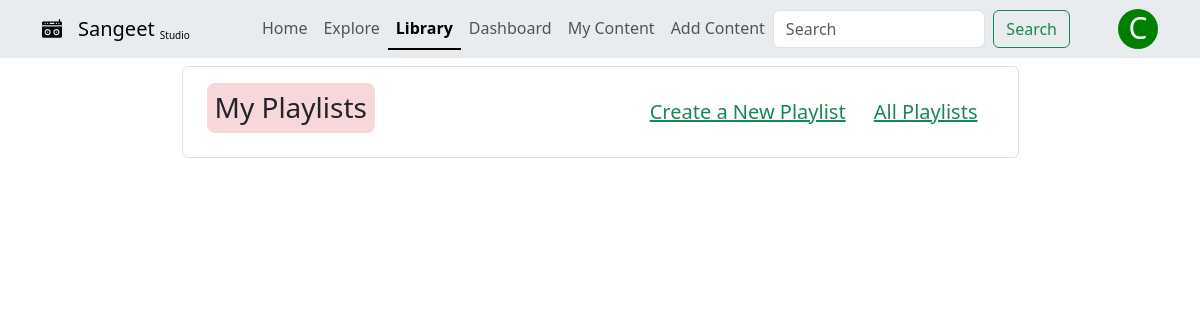
/library (signed in), run on an earlier commit of the app's database.
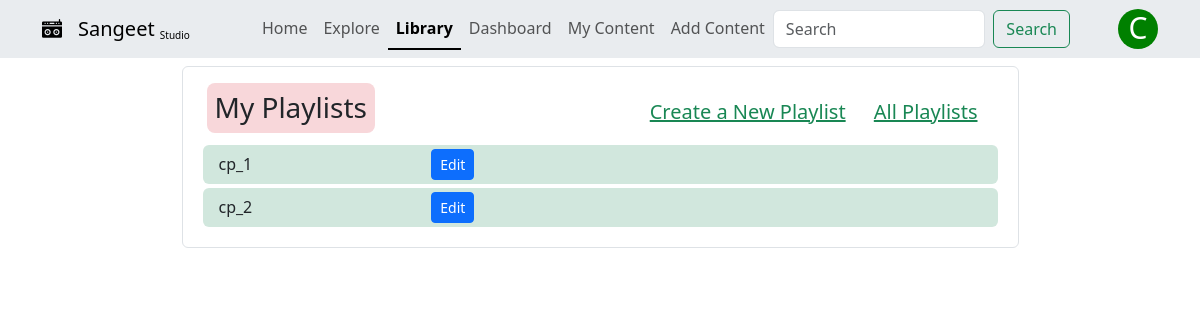
And on a later commit of the database.
### sangeet/models.py (models this page shows)
class Playlist(db.Model):
    id = db.Column(db.Integer, primary_key=True)
    name = db.Column(db.String(30), nullable=False)
    curator_id = db.Column(db.Integer, db.ForeignKey('user.id'))
    curator = db.relationship('User', back_populates='playlists')
    tracks = db.relationship('Track', secondary=track_playlist, back_populates='belongs_to_playlist')

### sangeet/views/general.py (the view)
@bp.route('/library')
def library():
    return render_template('general/library.html')

### sangeet/utils/configuration.py (called while the page is built)
def get_user_layout():
    user_role = current_user.role
    layout_paths = {
        'user' : 'layouts/user_layout.html',
        'creator' : 'layouts/creator_layout.html',
        'admin' : 'layouts/admin_layout.html',
    }
    return layout_paths.get(user_role)

def inject_user_data():
    return dict(
        t_var = f"this is a test variable mr. {current_user.first_name}",
        appropriate_layout = get_user_layout()
    )

### sangeet/templates/general/library.html (shortened to what this page needs)
{% extends appropriate_layout %}
{% set library_link = 'active' %}
{% block main %}
<div class="m-0 p-0">
    {% include 'music/playlist_listings.html' %}
</div>
{% endblock %}

### sangeet/templates/music/playlist_listings.html
{% import 'macros/music_macros.html' as music_macros %}
{% import 'macros/general.html' as general_macros %}
<div class="container col-sm-9 mt-2 border border-1 rounded-2 border p-3">
    <div class="hstack px-2">
        <h3 class="rounded-3 bg-danger-subtle p-2">My Playlists</h3>
        <div class="ms-auto">
            <a href="{{link_address}}" class="rounded-3 p-2 lead link-success ms-auto pe-3">Create a New Playlist</a>
            <a href="{{link_address}}" class="rounded-3 p-2 lead link-success ms-auto pe-3">All Playlists</a>
        </div>
        </div>
{% for playlist in current_user.playlists %}
    <div class="row gap-3 align-items-center p-1 m-1 bg-success-subtle rounded-2">
        <a class="col-sm-3 text-decoration-none text-dark" href="/playlist/tracks">
            <div class="">
                {{ playlist.name }}
            </div>
        </a>
        <div class="col dropdown ms-auto">
            {{ general_macros.submit_info(label='Edit', data={'playlist_id':playlist.id}, url="/edit_playlist", color='primary')}}
        </div>
    </div>
{% endfor %}
</div>

### sangeet/templates/macros/general.html (shortened to what this page needs)
{% macro submit_info(label, data, url, color) %}
    <form action="{{url}}" method="post">
    <button class="btn btn-sm btn-{{color}}" type="submit">{{label}}</button>
    </form>
{% endmacro %}

What changed in the data, as far as the page shows it:
added Playlist: name "cp_1", label "Edit"
added Playlist: name "cp_2", label "Edit"
